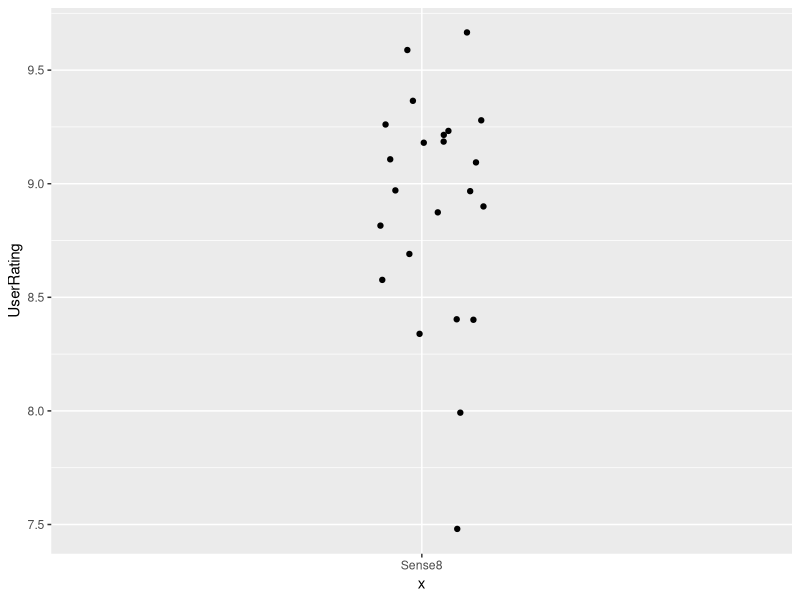
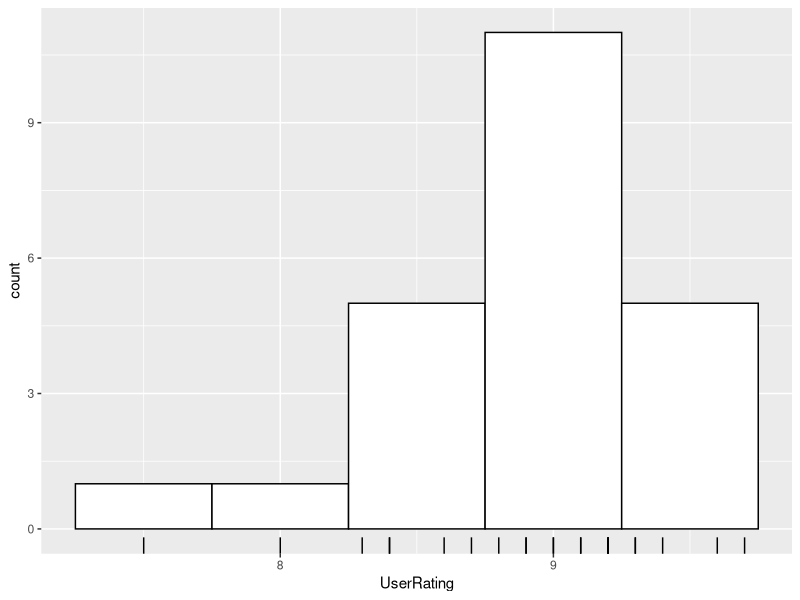
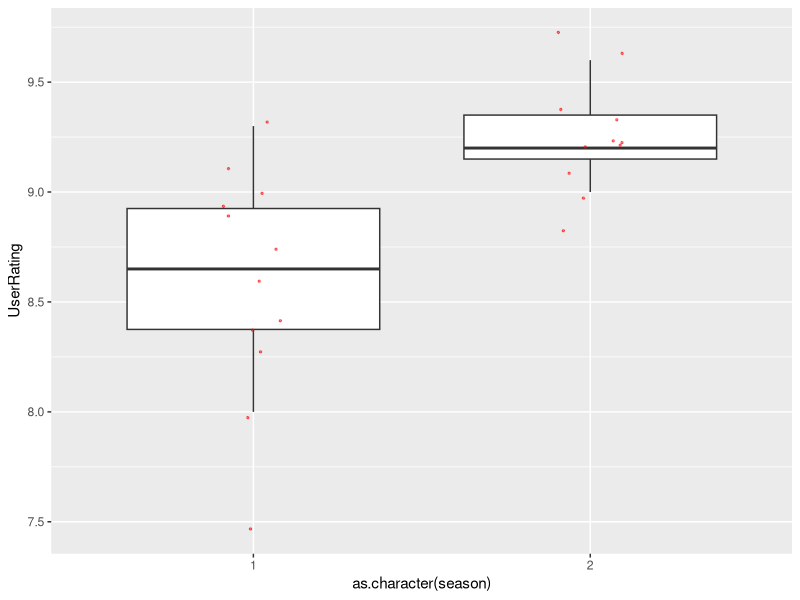
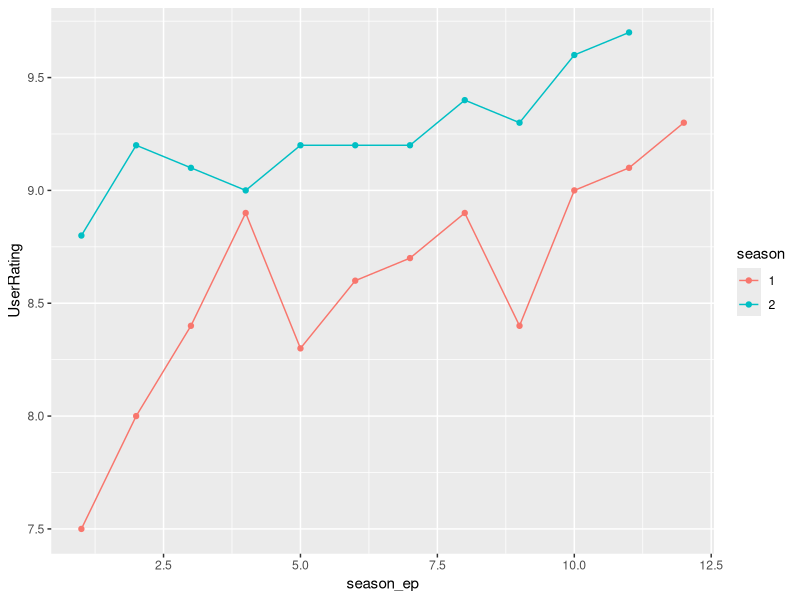

The R script that drew these images, in order:
## ---- chunk 1
library(tidyverse, warn.conflicts = F)
## ---- chunk 2
episodes = read_csv("../dados/sense8-imdb.csv") %>% 
    filter(series_name == "Sense8")
## ---- chunk 3
episodes %>% 
    ggplot(aes(x = "Sense8", y = UserRating)) + 
    geom_jitter(width = .1) 
## ---- chunk 4
episodes %>% 
    ggplot(aes(x = UserRating)) + 
    geom_histogram(binwidth = .5, fill = "white", color = "black") + 
    geom_rug()

## ---- chunk 5
median(episodes$UserRating)
mean(episodes$UserRating)
## ---- chunk 6
episodes %>% 
    ggplot(aes(x = as.character(season), y = UserRating)) + 
    geom_boxplot(outlier.color = NA) +   
    geom_jitter(width = .1, size = .5, alpha = .5, color = "red")
## ---- chunk 7
episodes %>% 
  mutate(season = as.character(season)) %>% 
  ggplot(aes(x = season_ep, y = UserRating, color = season)) + 
  geom_line() + 
  geom_point() 
## ---- chunk 8
episodes %>% 
    group_by(season) %>% 
    summarise(correlacao_linear = cor(season_ep, UserRating, 
                                      method = "pearson"), 
              correlacao_kendall = cor(season_ep, UserRating, 
                                       method = "kendall"))

